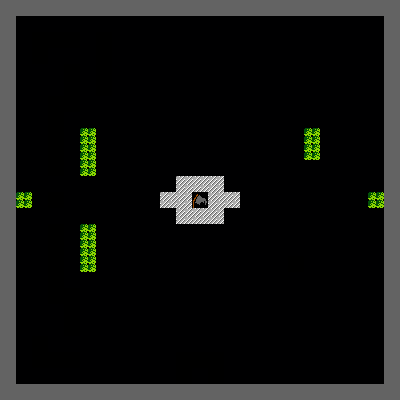

This game map was drawn from its Tiled (.tmx) file and the tilesets committed beside it. A one-line description and the trimmed map source follow:
An orthogonal 25x25 tile map with 16x16 px tiles, 1 tile layer (Map1) and 169 objects (122x brick, 13x solid, 11x wall, 10x wall_enemy, 5x wall_player, ...).

<map version="1.2" tiledversion="1.3.2" orientation="orthogonal" renderorder="right-down" compressionlevel="0" width="25" height="25" tilewidth="16" tileheight="16" infinite="0" nextlayerid="7" nextobjectid="316">
 <tileset firstgid="1" name="textures_sprites" tilewidth="16" tileheight="16" tilecount="400" columns="25">
  <image source="../resources/sprites.png" width="400" height="256" />
 </tileset>
 <layer id="1" name="Map1" width="25" height="25">
  <data>[625 cells, 625 non-empty, 11 distinct tile ids]</data>
 </layer>
 <objectgroup id="5" name="collision">
  <object id="121" name="spawn1" x="118.727" y="24.909" width="16" height="16" />
  <object id="122" name="spawn2" x="296.455" y="25.4546" width="16" height="16" />
  <object id="124" name="player1" gid="1" x="250.636" y="379.818" width="16" height="16" />
  <object id="125" name="player3" gid="1" x="132.818" y="381.273" width="16" height="16" />
  <object id="126" name="player3" gid="5" x="248.727" y="41.0909" width="16" height="16" />
  <object id="127" name="player4" gid="5" x="142" y="40.3636" width="16" height="16" />
  <object id="129" name="wall_enemy" gid="42" x="208" y="32" width="16" height="16" />
  <object id="130" name="wall_enemy" gid="42" x="208" y="48" width="16" height="16" />
  <object id="131" name="wall_enemy" gid="42" x="192" y="48" width="16" height="16" />
  <object id="132" name="wall_enemy" gid="42" x="176" y="32" width="16" height="16" />
  <object id="133" name="wall_enemy" gid="42" x="176" y="48" width="16" height="16" />
  <object id="134" name="wall_player" gid="42" x="208" y="384" width="16" height="16" />
  <object id="135" name="wall_player" gid="42" x="208" y="368" width="16" height="16" />
  <object id="136" name="wall_player" gid="42" x="192" y="368" width="16" height="16" />
  <object id="137" name="wall_player" gid="42" x="176" y="368" width="16" height="16" />
  <object id="138" name="wall_player" gid="42" x="176" y="384" width="16" height="16" />
  <object id="139" name="wall" gid="42" x="336" y="368" width="16" height="16" />
  <object id="140" name="wall" gid="42" x="336" y="224" width="16" height="16" />
  <object id="141" name="wall" gid="42" x="48" y="224" width="16" height="16" />
  <object id="142" name="wall" gid="42" x="64" y="64" width="16" height="16" />
  <object id="143" name="wall" gid="42" x="64" y="352" width="16" height="16" />
  <object id="144" name="wall" gid="42" x="320" y="80" width="16" height="16" />
  <object id="145" name="wall" gid="42" x="48" y="192" width="16" height="16" />
  <object id="146" name="wall" gid="42" x="192" y="320" width="16" height="16" />
  <object id="147" name="wall" gid="42" x="192" y="288" width="16" height="16" />
  <object id="148" name="wall" gid="42" x="192" y="304" width="16" height="16" />
  <object id="149" name="wall" gid="42" x="192" y="336" width="16" height="16" />
  <object id="150" name="wall_enemy" gid="42" x="224" y="32" width="16" height="16" />
  <object id="151" name="wall_enemy" gid="42" x="224" y="48" width="16" height="16" />
  <object id="152" name="wall_enemy" gid="42" x="192" y="64" width="16" height="16" />
  <object id="153" name="wall_enemy" gid="42" x="160" y="32" width="16" height="16" />
  <object id="154" name="wall_enemy" gid="42" x="160" y="48" width="16" height="16" />
  <object id="157" name="player_base" gid="70" x="192" y="384" width="16" height="16" />
  <object id="158" name="enemy_base" gid="70" x="192" y="32" width="16" height="16" />
  <object id="159" name="brick" gid="17" x="64" y="368" width="16" height="16" />
  <object id="160" name="brick" gid="17" x="48" y="368" width="16" height="16" />
  <object id="161" name="brick" gid="17" x="32" y="368" width="16" height="16" />
  <object id="162" name="brick" gid="17" x="32" y="352" width="16" height="16" />
  <object id="167" name="brick" gid="17" x="64" y="336" width="16" height="16" />
  <object id="168" name="brick" gid="17" x="64" y="320" width="16" height="16" />
  <object id="169" name="brick" gid="17" x="64" y="304" width="16" height="16" />
  <object id="170" name="brick" gid="17" x="48" y="304" width="16" height="16" />
  <object id="171" name="brick" gid="17" x="48" y="288" width="16" height="16" />
  <object id="172" name="brick" gid="17" x="48" y="272" width="16" height="16" />
  <object id="173" name="brick" gid="17" x="48" y="256" width="16" height="16" />
  <object id="174" name="brick" gid="17" x="48" y="240" width="16" height="16" />
  <object id="175" name="brick" gid="17" x="48" y="208" width="16" height="16" />
  <object id="176" name="brick" gid="17" x="48" y="176" width="16" height="16" />
  <object id="177" name="brick" gid="17" x="48" y="160" width="16" height="16" />
  <object id="178" name="brick" gid="17" x="48" y="144" width="16" height="16" />
  <object id="179" name="brick" gid="17" x="48" y="128" width="16" height="16" />
  <object id="180" name="brick" gid="17" x="48" y="112" width="16" height="16" />
  <object id="181" name="brick" gid="17" x="64" y="48" width="16" height="16" />
  <object id="182" name="brick" gid="17" x="48" y="48" width="16" height="16" />
  <object id="183" name="brick" gid="17" x="32" y="48" width="16" height="16" />
  <object id="184" name="brick" gid="17" x="32" y="64" width="16" height="16" />
  <object id="185" name="brick" gid="17" x="64" y="80" width="16" height="16" />
  <object id="186" name="brick" gid="17" x="64" y="96" width="16" height="16" />
  <object id="187" name="brick" gid="17" x="48" y="96" width="16" height="16" />
  <object id="188" name="brick" gid="17" x="96" y="48" width="16" height="16" />
  <object id="189" name="brick" gid="17" x="96" y="64" width="16" height="16" />
  <object id="190" name="brick" gid="17" x="96" y="80" width="16" height="16" />
  <object id="191" name="brick" gid="17" x="96" y="96" width="16" height="16" />
  <object id="192" name="brick" gid="17" x="96" y="208" width="16" height="16" />
  <object id="201" name="brick" gid="17" x="128" y="64" width="16" height="16" />
  <object id="202" name="brick" gid="17" x="128" y="80" width="16" height="16" />
  <object id="203" name="brick" gid="17" x="128" y="96" width="16" height="16" />
  <object id="204" name="brick" gid="17" x="176" y="288" width="16" height="16" />
  <object id="205" name="brick" gid="17" x="176" y="304" width="16" height="16" />
  <object id="206" name="brick" gid="17" x="176" y="320" width="16" height="16" />
  <object id="207" name="brick" gid="17" x="176" y="336" width="16" height="16" />
  <object id="208" name="brick" gid="17" x="208" y="288" width="16" height="16" />
  <object id="209" name="brick" gid="17" x="208" y="304" width="16" height="16" />
  <object id="210" name="brick" gid="17" x="208" y="320" width="16" height="16" />
  <object id="211" name="brick" gid="17" x="208" y="336" width="16" height="16" />
  <object id="212" name="brick" gid="17" x="176" y="80" width="16" height="16" />
  <object id="213" name="brick" gid="17" x="176" y="96" width="16" height="16" />
  <object id="214" name="brick" gid="17" x="176" y="112" width="16" height="16" />
  </objectgroup>
</map>
<!-- 91 of 169 objects omitted -->